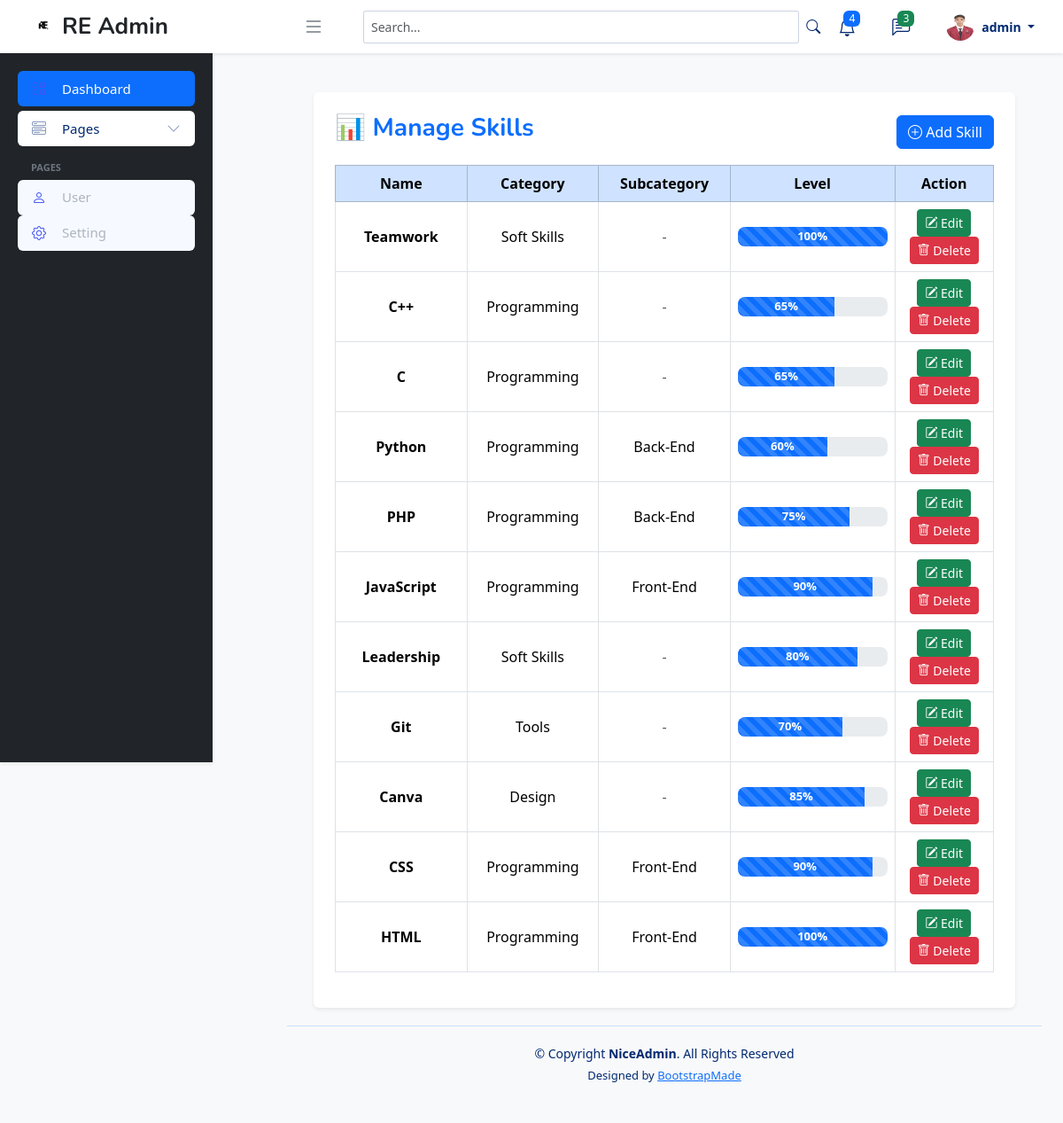
The page /admin/home.php?page=skills (signed in) on the database as committed earlier.
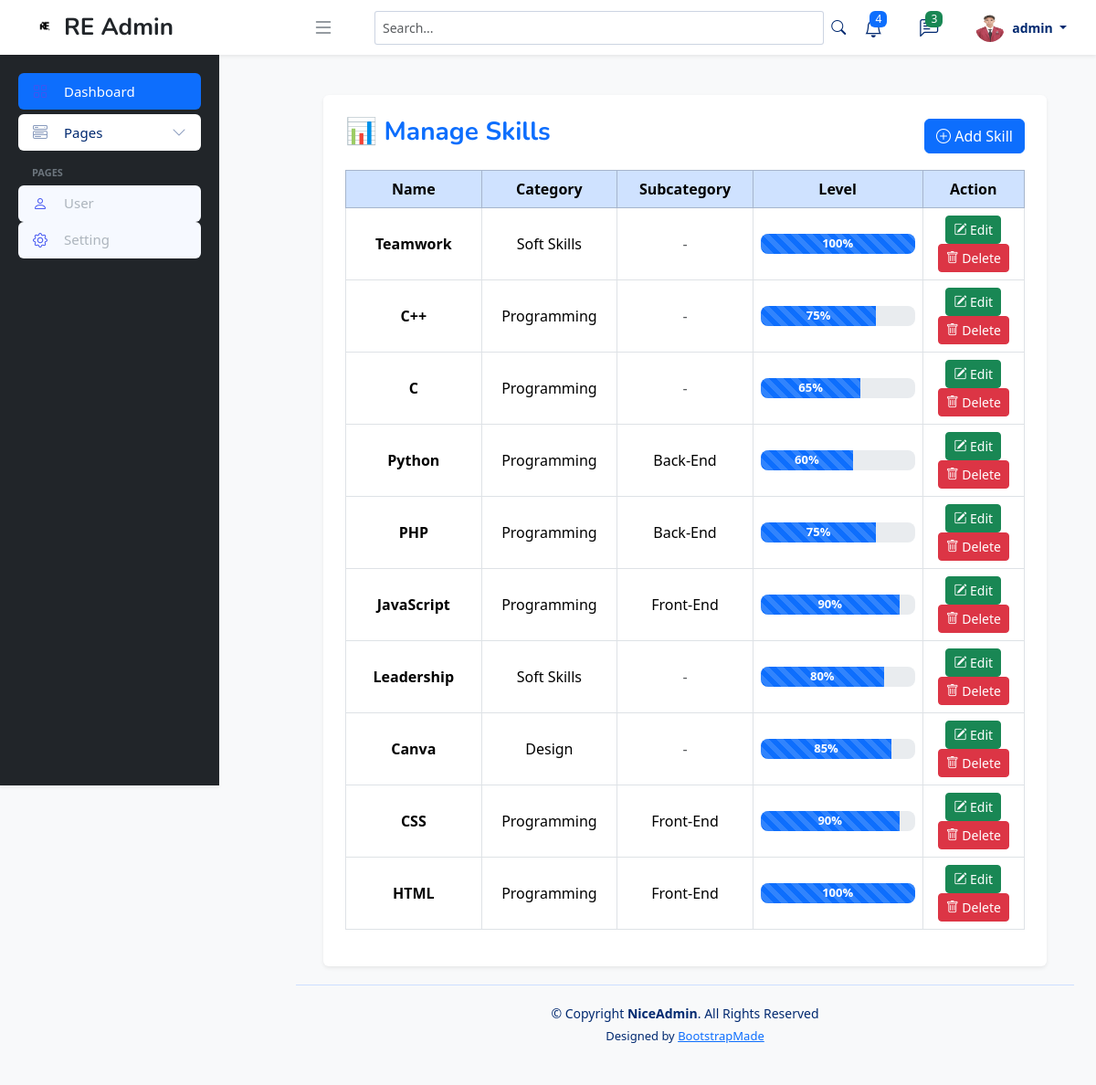
The same page on the database as committed later.
### tables this page shows
CREATE TABLE `skills` (
  `id` int(11) NOT NULL,
  `name` varchar(100) DEFAULT NULL,
  `category` varchar(100) NOT NULL,
  `percentage` int(11) DEFAULT NULL,
  `subcategory` varchar(100) DEFAULT NULL
);

### admin/content/skills.php (the view, shortened to what this page needs)
<?php
include 'koneksi.php';
$skills = mysqli_query($koneksi, "SELECT * FROM skills ORDER BY id DESC");
?>
<!DOCTYPE html>
<html lang="en">
<head>
    <link href="https://cdn.jsdelivr.net/npm/bootstrap@5.3.2/dist/css/bootstrap.min.css" rel="stylesheet">
</head>
<body class="p-4">
    <div class="container bg-white p-4 rounded shadow-sm">
        <div class="page-header mb-3">
            <h3 class="fw-bold text-primary">📊 Manage Skills</h3>
            <a href="?page=tambah-skills" class="btn btn-primary">
                <i class="bi bi-plus-circle"></i> Add Skill
            </a>
        </div>
        <div class="table-responsive">
            <table class="table table-hover table-bordered align-middle">
                <thead class="table-primary">
                    <tr>
                        <th width="20%">Name</th>
                        <th width="20%">Category</th>
                        <th width="20%">Subcategory</th>
                        <th width="25%">Level</th>
                        <th width="15%">Action</th>
                    </tr>
                </thead>
                <tbody>
                    <?php if (mysqli_num_rows($skills) > 0): ?>
                        <?php while ($row = mysqli_fetch_assoc($skills)): ?>
                            <tr>
                                <td class="fw-semibold"><?= htmlspecialchars($row['name']) ?></td>
                                <td><?= htmlspecialchars($row['category']) ?></td>
                                <td><?= $row['subcategory'] ? htmlspecialchars($row['subcategory']) : '<span class="text-muted">-</span>' ?>
                                </td>
                                <td>
                                    <div class="progress">
                                        <div class="progress-bar progress-bar-striped progress-bar-animated" role="progressbar"
                                            style="width: <?= intval($row['percentage']) ?>%">
                                            <?= intval($row['percentage']) ?>%
                                        </div>
                                    </div>
                                </td>
                                <td>
                                    <a href="?page=tambah-skills&edit=<?= intval($row['id']) ?>" class="btn btn-sm btn-success">
                                        <i class="bi bi-pencil-square"></i> Edit
                                    </a>
                                    <a href="?page=skills&delete=<?= intval($row['id']) ?>" onclick="return confirm('Hapus skill ini?')"
                                        class="btn btn-sm btn-danger">
                                        <i class="bi bi-trash"></i> Delete
                                    </a>
                                </td>
                            </tr>
                        <?php endwhile; ?>
                    <?php else: ?>
                        <tr>
                            <td colspan="5" class="text-center text-muted">Belum ada data skill</td>
                        </tr>
                    <?php endif; ?>
                </tbody>
            </table>
        </div>
    </div>
    <link rel="stylesheet" href="https://cdn.jsdelivr.net/npm/bootstrap-icons@1.11.1/font/bootstrap-icons.css">
</body>
</html>

Rows that differ between the two databases and show on the page:
removed skills: name "Git", category "Tools", percentage "70"
changed skills (number 2 of 10 on the later page): percentage "65" → "75"
